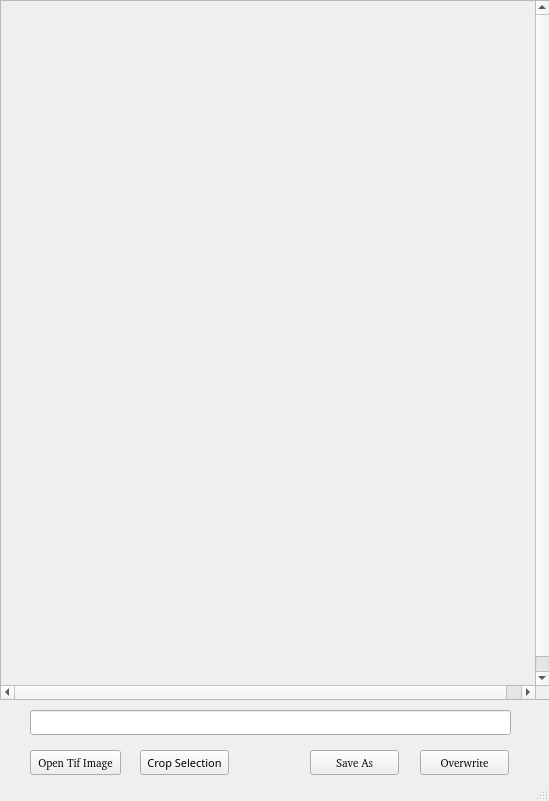
<?xml version="1.0" encoding="UTF-8"?>
<ui version="4.0">
 <class>MainWindow</class>
 <widget class="QMainWindow" name="MainWindow">
  <property name="geometry">
   <rect>
    <x>0</x>
    <y>0</y>
    <width>549</width>
    <height>801</height>
   </rect>
  </property>
  <property name="font">
   <font>
    <family>FROMVS</family>
   </font>
  </property>
  <property name="windowTitle">
   <string>Crop Tif Image</string>
  </property>
  <property name="windowIcon">
   <iconset resource="../UI_Icons.qrc">
    <normaloff>:/Icons/image-crop.png</normaloff>:/Icons/image-crop.png</iconset>
  </property>
  <widget class="QWidget" name="centralwidget">
   <widget class="QScrollArea" name="ImagescrollArea">
    <property name="geometry">
     <rect>
      <x>0</x>
      <y>0</y>
      <width>550</width>
      <height>700</height>
     </rect>
    </property>
    <property name="sizePolicy">
     <sizepolicy hsizetype="Preferred" vsizetype="Preferred">
      <horstretch>0</horstretch>
      <verstretch>0</verstretch>
     </sizepolicy>
    </property>
    <property name="minimumSize">
     <size>
      <width>500</width>
      <height>700</height>
     </size>
    </property>
    <property name="sizeAdjustPolicy">
     <enum>QAbstractScrollArea::AdjustIgnored</enum>
    </property>
    <property name="widgetResizable">
     <bool>true</bool>
    </property>
    <property name="alignment">
     <set>Qt::AlignLeading|Qt::AlignLeft|Qt::AlignTop</set>
    </property>
    <widget class="QWidget" name="ImagescrollAreaWidgetContents">
     <property name="geometry">
      <rect>
       <x>0</x>
       <y>0</y>
       <width>550</width>
       <height>700</height>
      </rect>
     </property>
     <property name="sizePolicy">
      <sizepolicy hsizetype="MinimumExpanding" vsizetype="Fixed">
       <horstretch>0</horstretch>
       <verstretch>0</verstretch>
      </sizepolicy>
     </property>
     <property name="minimumSize">
      <size>
       <width>550</width>
       <height>700</height>
      </size>
     </property>
     <property name="sizeIncrement">
      <size>
       <width>0</width>
       <height>0</height>
      </size>
     </property>
     <property name="baseSize">
      <size>
       <width>960</width>
       <height>700</height>
      </size>
     </property>
     <widget class="QLabel" name="Image">
      <property name="geometry">
       <rect>
        <x>0</x>
        <y>0</y>
        <width>550</width>
        <height>700</height>
       </rect>
      </property>
      <property name="sizePolicy">
       <sizepolicy hsizetype="MinimumExpanding" vsizetype="Fixed">
        <horstretch>0</horstretch>
        <verstretch>0</verstretch>
       </sizepolicy>
      </property>
      <property name="minimumSize">
       <size>
        <width>300</width>
        <height>700</height>
       </size>
      </property>
      <property name="baseSize">
       <size>
        <width>960</width>
        <height>700</height>
       </size>
      </property>
      <property name="text">
       <string/>
      </property>
      <property name="pixmap">
       <pixmap>../../../../../../../../../../../../../../../.designer/Images/Greek/jpg_desk_greek/greek_book_40_Matthew/greek1516_Page_012.jpg</pixmap>
      </property>
     </widget>
    </widget>
   </widget>
   <widget class="QLineEdit" name="ImageLe">
    <property name="geometry">
     <rect>
      <x>30</x>
      <y>710</y>
      <width>481</width>
      <height>25</height>
     </rect>
    </property>
   </widget>
   <widget class="QPushButton" name="SaveCroppedImgbutton">
    <property name="geometry">
     <rect>
      <x>420</x>
      <y>750</y>
      <width>89</width>
      <height>25</height>
     </rect>
    </property>
    <property name="font">
     <font>
      <family>FROMVS [MAXR]</family>
      <pointsize>8</pointsize>
     </font>
    </property>
    <property name="text">
     <string>Overwrite</string>
    </property>
    <property name="icon">
     <iconset resource="../UI_Icons.qrc">
      <normaloff>:/Icons/Icons/disk.png</normaloff>:/Icons/Icons/disk.png</iconset>
    </property>
   </widget>
   <widget class="QPushButton" name="SaveCroppedImgAsbutton">
    <property name="geometry">
     <rect>
      <x>310</x>
      <y>750</y>
      <width>89</width>
      <height>25</height>
     </rect>
    </property>
    <property name="font">
     <font>
      <family>FROMVS [MAXR]</family>
      <pointsize>8</pointsize>
     </font>
    </property>
    <property name="text">
     <string>Save As</string>
    </property>
    <property name="icon">
     <iconset resource="../UI_Icons.qrc">
      <normaloff>:/Icons/Icons/disk-rename.png</normaloff>:/Icons/Icons/disk-rename.png</iconset>
    </property>
   </widget>
   <widget class="QPushButton" name="OpenImageFilebutton">
    <property name="geometry">
     <rect>
      <x>30</x>
      <y>750</y>
      <width>91</width>
      <height>25</height>
     </rect>
    </property>
    <property name="font">
     <font>
      <family>FROMVS [MAXR]</family>
      <pointsize>8</pointsize>
     </font>
    </property>
    <property name="text">
     <string>Open Tif Image</string>
    </property>
    <property name="icon">
     <iconset resource="../UI_Icons.qrc">
      <normaloff>:/Icons/Icons/tiff-file.png</normaloff>:/Icons/Icons/tiff-file.png</iconset>
    </property>
   </widget>
   <widget class="QPushButton" name="Cropbutton">
    <property name="geometry">
     <rect>
      <x>140</x>
      <y>750</y>
      <width>89</width>
      <height>25</height>
     </rect>
    </property>
    <property name="font">
     <font>
      <family>FROMVS</family>
      <pointsize>8</pointsize>
     </font>
    </property>
    <property name="text">
     <string>Crop Selection</string>
    </property>
    <property name="icon">
     <iconset resource="../UI_Icons.qrc">
      <normaloff>:/Icons/image-crop.png</normaloff>:/Icons/image-crop.png</iconset>
    </property>
   </widget>
  </widget>
  <widget class="QStatusBar" name="statusbar"/>
 </widget>
 <resources>
  <include location="../UI_Icons.qrc"/>
 </resources>
 <connections/>
</ui>
